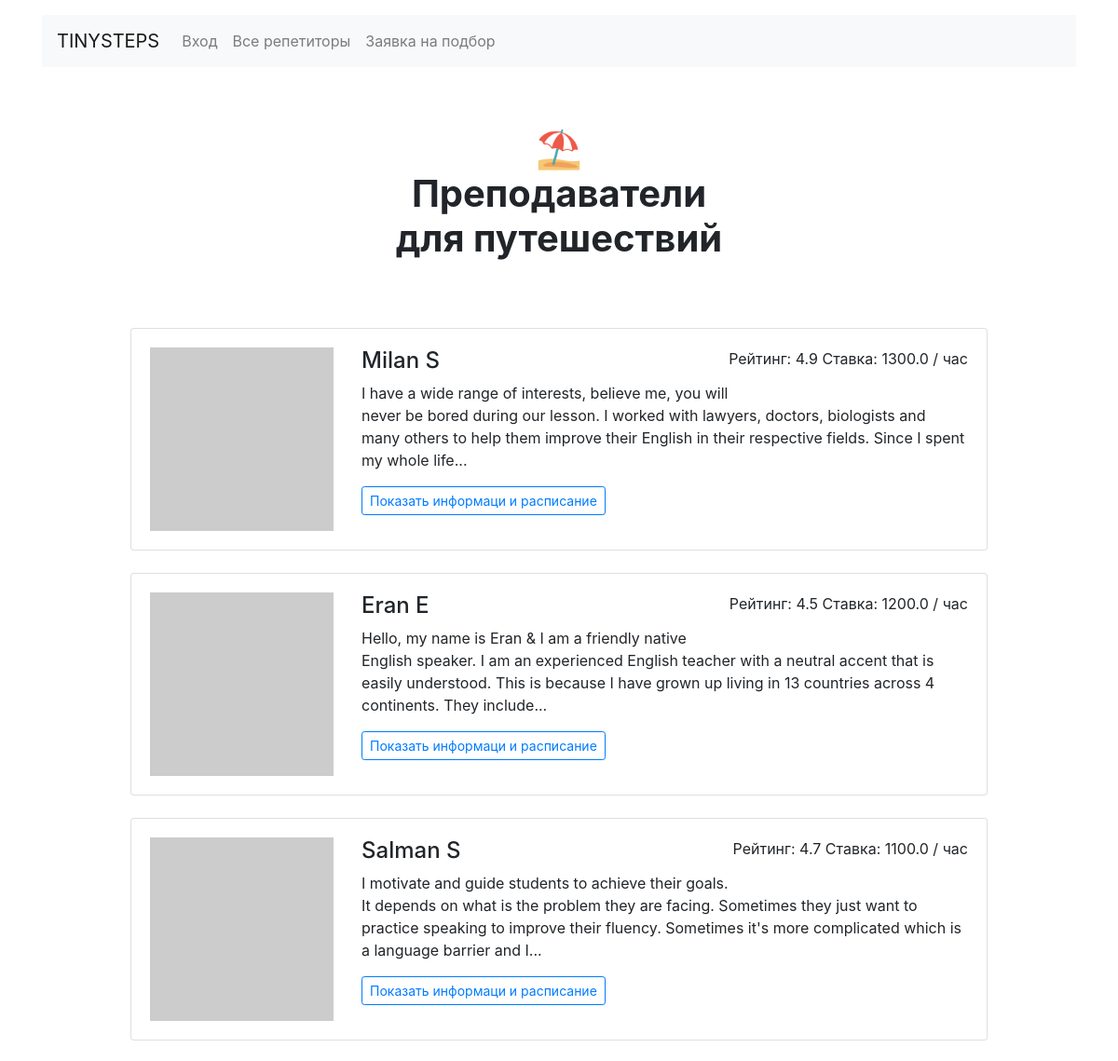
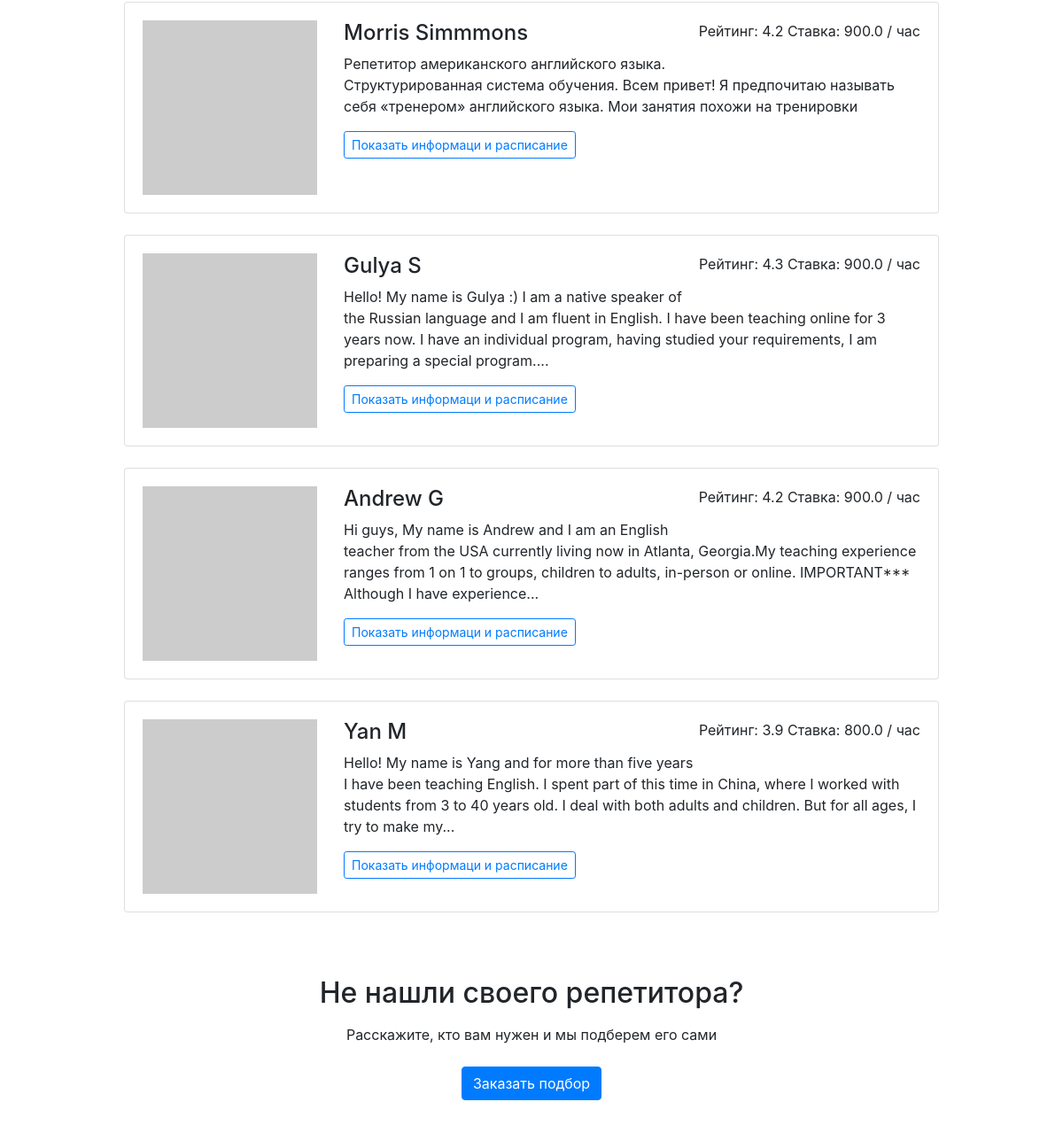
Page /goals/travel/ on the committed database (2 pictures, top to bottom).
### example/models.py (models this page shows)
class Goals(db.Model):
    __tablename__ = 'goal'
    id = db.Column(db.Integer, primary_key=True)
    key = db.Column(db.String, nullable=False)
    value = db.Column(db.String, nullable=False)
    icon = db.Column(db.String, nullable=False)
    teachers = db.relationship('Teachers',
                               secondary=goals_teachers_associations,
                               back_populates='goals',
                               order_by=Teachers.price.desc()
                               )

class Teachers(db.Model):
    __tablename__ = 'teacher'
    id = db.Column(db.Integer, primary_key=True)
    name = db.Column(db.String(50), nullable=False)
    about = db.Column(db.Text, nullable=False)
    rating = db.Column(db.Float, nullable=False)
    picture = db.Column(db.String, nullable=False)
    price = db.Column(db.Float, nullable=False)
    goals = db.relationship('Goals',
                            secondary=goals_teachers_associations,
                            back_populates='teachers',
                            )
    free = db.Column(JSON)
    bookings = db.relationship('Bookings', back_populates='teacher')

### example/views.py (the view)
@app.route('/goals/<goal>/')
def goals(goal):
    goal = db.session.query(Goals).filter(Goals.key == goal).first()
    teachers_in_goal = goal.teachers
    return render_template('goal.html',
                           data_goal=goal,
                           teachers=teachers_in_goal,
                           title=f'{NAME_SITE} - {goal.value}   ')

### example/templates/goal.html
{% extends 'base.html' %}
{% block body %}
  <main class="container mt-3">
    <h1 class="h1 text-center w-50 mx-auto mt-1 py-5 mb-4"><strong>{{ data_goal.icon }}<br/>Преподаватели <br> {{ data_goal.value.lower() }}</strong></h1>
      <div class="row">
      <div class="col-12 col-lg-10 offset-lg-1 m-auto">
        {% for teacher in teachers %}
          <div class="card mb-4">
            <div class="card-body">
              <div class="row">
                <div class="col-3"><img src="{{ teacher['picture'] }}" class="img-fluid" alt=""></div>
                <div class="col-9">
                  <p class="float-right">Рейтинг: {{ teacher['rating'] }} Ставка: {{ teacher['price'] }} / час</p>
                  <h2 class="h4">{{ teacher['name'] }}</h2>
                  <p>{{ teacher['about']|truncate(250) }}</p>
                  <a href="{{ url_for('profile_teacher', id=teacher['id']) }}" class="btn btn-outline-primary btn-sm mr-3 mb-2">Показать информаци и расписание</a>
                </div>
              </div>
            </div>
          </div>
        {% endfor %}
      </div>
    </div>
    <h2 class="text-center mt-5 mb-3">Не нашли своего репетитора?</h2>
    <p class="text-center mb-4">Расскажите, кто вам нужен и мы подберем его сами</p>
    <div class="text-center pb-5">
        <a href="{{ url_for('request_view') }}" class="btn btn-primary">Заказать подбор</a>
    </div>
  </main>
 {% endblock %}

### rows in the picture
Goals: icon "⛱", value "для путешествий"
Teachers: rating "4.9", price "1300.0", name "Milan S", about "I have a wide range of interests, believe me, you will never be bored during our lesson. I worked with lawyers, doctors, biologists and many others to help them improve their English in their respective fields. Since I spent my whole life..."
Teachers: rating "4.5", price "1200.0", name "Eran E", about "Hello, my name is Eran & I am a friendly native English speaker. I am an experienced English teacher with a neutral accent that is easily understood. This is because I have grown up living in 13 countries across 4 continents. They include..."
Teachers: rating "4.7", price "1100.0", name "Salman S", about "I motivate and guide students to achieve their goals. It depends on what is the problem they are facing. Sometimes they just want to practice speaking to improve their fluency. Sometimes it's more complicated which is a language barrier and I..."
Teachers: rating "4.2", price "900.0", name "Morris Simmmons", about "Репетитор американского английского языка. Структурированная система обучения. Всем привет! Я предпочитаю называть себя «тренером» английского языка. Мои занятия похожи на тренировки"
Teachers: rating "4.3", price "900.0", name "Gulya S", about "Hello! My name is Gulya :) I am a native speaker of the Russian language and I am fluent in English. I have been teaching online for 3 years now. I have an individual program, having studied your requirements, I am preparing a special program...."
Teachers: rating "4.2", price "900.0", name "Andrew G", about "Hi guys, My name is Andrew and I am an English teacher from the USA currently living now in Atlanta, Georgia.My teaching experience ranges from 1 on 1 to groups, children to adults, in-person or online. IMPORTANT*** Although I have experience..."
Teachers: rating "3.9", price "800.0", name "Yan M", about "Hello! My name is Yang and for more than five years I have been teaching English. I spent part of this time in China, where I worked with students from 3 to 40 years old. I deal with both adults and children. But for all ages, I try to make my..."
